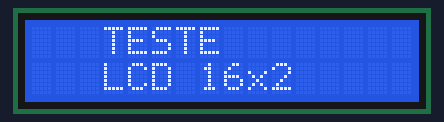
Bench run of a sketch on a simulated Arduino Uno, built with avr-gcc and run on an emulated ATmega328P. Parts: 16×2 character LCD.

Above: at 0.1 s.
At 5.21 s:
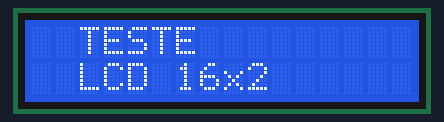
At 6.11 s:
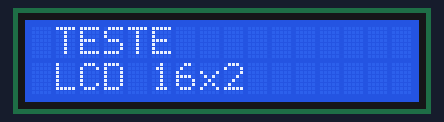
At 7.01 s:
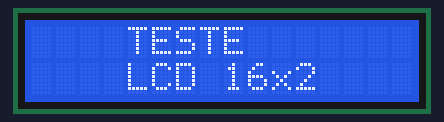
At 7.62 s:
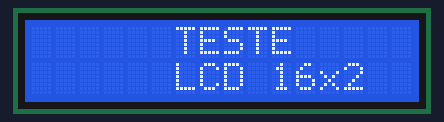

The sketch:

ard_LCD_display.ino
```cpp
// Gerenal Example of LCD display

// Author: David Coelho
// Last Update: 2016-04-18

// Import Libraries

#include <LiquidCrystal.h>

// Define Pins

//LiquidCrystal lcd(<RS pin>, <enable pin>, <D4 pin>, <D5 pin>, <D6 pin>, <D7 pin>)
LiquidCrystal lcd(12, 11, 5, 4, 3, 2);

// Init Variables

// Program Boot (Initialization)
void setup()
{
  // Set digital pins' modes

  //Define number of colummns and lines of lcd
  lcd.begin(16,2);
}

// Main Loop (repeats indefinitely)
void loop()
{
  //Clear LCD Screen
  lcd.clear();

  //Set cursor to columm 3,  and line 0;
  lcd.setCursor(3, 0);

  //Set LCD Text
  lcd.print("TESTE");

  //Set cursor to columm 3,  and line 1;
  lcd.setCursor(3, 1);

  //Set LCD Text
  lcd.print("LCD 16x2");

  //Wait 5s
  delay(5000);

  //Rolagem para a esquerda
  for (int pos = 0; pos < 3; pos++)
  {
    //Roll message to left
    lcd.scrollDisplayLeft();

    //Wait 0.3s
    delay(300);
  }

  //Rolagem para a direita
  for (int pos = 0; pos < 6; pos++)
  {
    //Roll message to right
    lcd.scrollDisplayRight();

    //Wait 0.3s
    delay(300);
  }

}
```

Measured:
- by itself, everything shown: repeats every 7.7 s, in 10 steps
